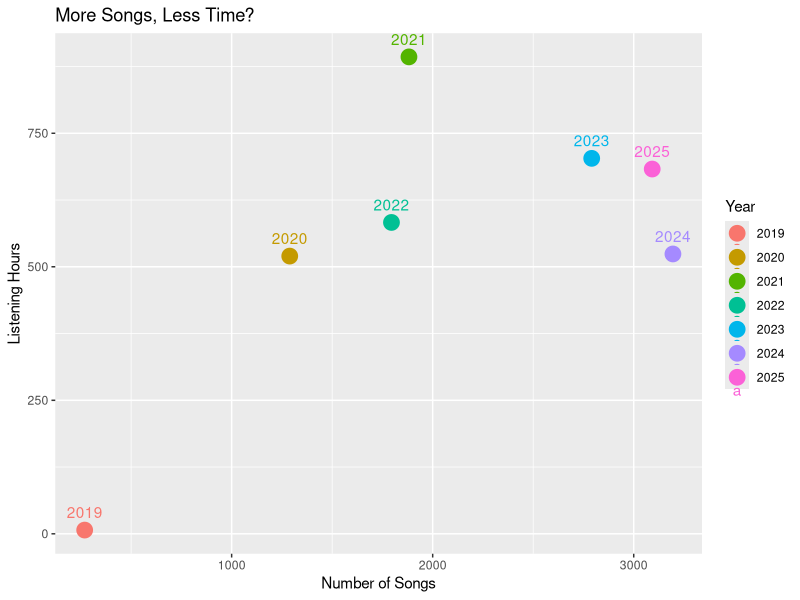
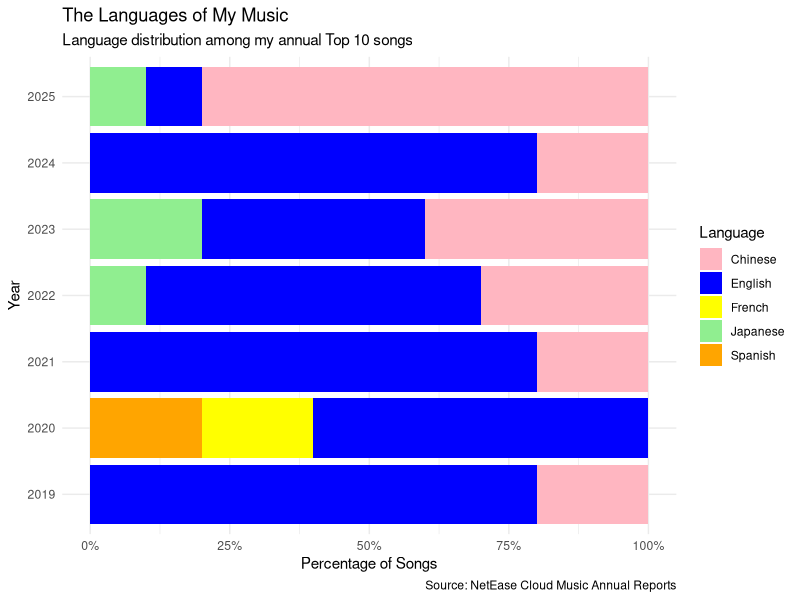
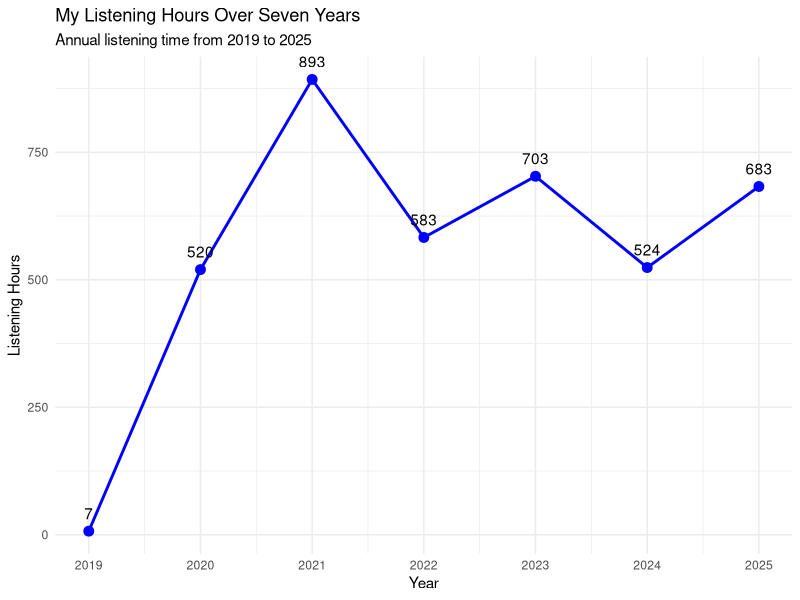
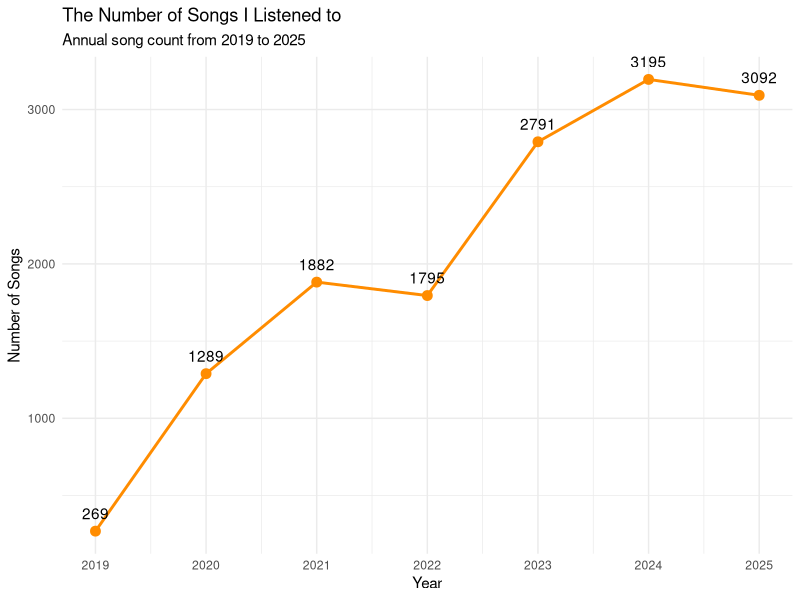
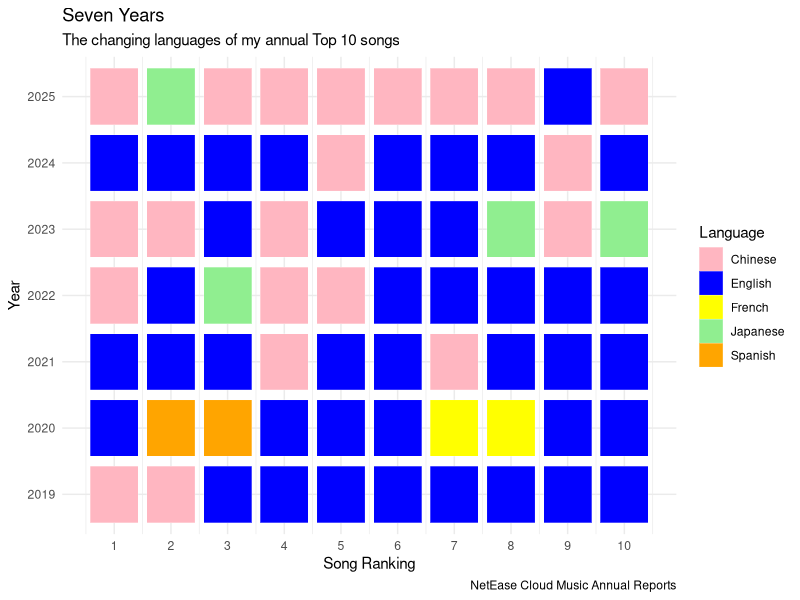

The R source for these figures, in order:
## ---- chunk 1
library(tidyverse)

annual <- read_csv("my_annual_songs_report.csv")
songs <- read_csv("my_top10_songs.csv")
## ---- chunk 2
ggplot(annual, aes(x = annual_song_count,
                   y = listening_hours,
                   color = factor(year))) +
  geom_point(size = 5) +
  geom_text(aes(label = year), vjust = -1) +
  labs(
    title = "More Songs, Less Time?",
    x = "Number of Songs",
    y = "Listening Hours",
    color = "Year"
  )
## ---- chunk 3

ggplot(songs, aes(x = factor(year),
                  fill = language)) +
  geom_bar(position = "fill") +
  coord_flip() +
  scale_y_continuous(
    labels = scales::percent
  ) +
  scale_fill_manual(values = c(
    "Chinese" = "lightpink",
    "English" = "blue",
    "Japanese" = "lightgreen",
    "French" = "yellow",
    "Spanish" = "orange"
  )) +
  labs(
    title = "The Languages of My Music",
    subtitle = "Language distribution among my annual Top 10 songs",
    x = "Year",
    y = "Percentage of Songs",
    fill = "Language",
    caption = "Source: NetEase Cloud Music Annual Reports"
  ) +
  theme_minimal()

## ---- chunk 4

# Show how my total listening time changed each year (Annual listening hours)

ggplot(annual, aes(x = year, y = listening_hours)) +
  geom_line(color = "blue", linewidth = 1) +
  geom_point(color = "blue", size = 3) +
  geom_text(aes(label = listening_hours), vjust = -1) +
  scale_x_continuous(breaks = 2019:2025) +
  labs(
    title = "My Listening Hours Over Seven Years",
    subtitle = "Annual listening time from 2019 to 2025",
    x = "Year",
    y = "Listening Hours"
  ) +
  theme_minimal()

## ---- chunk 5

# Show how the number of songs I listened to changed each year

ggplot(annual, aes(x = year, y = annual_song_count)) +
  geom_line(color = "darkorange", linewidth = 1) +
  geom_point(color = "darkorange", size = 3) +
  geom_text(aes(label = annual_song_count), vjust = -1) +
  scale_x_continuous(breaks = 2019:2025) +
  labs(
    title = "The Number of Songs I Listened to",
    subtitle = "Annual song count from 2019 to 2025",
    x = "Year",
    y = "Number of Songs"
  ) +
  theme_minimal()

## ---- chunk 6
ggplot(songs, aes(x = rank,
                  y = factor(year),
                  fill = language)) +
  geom_tile(width = 0.85, height = 0.85, color = "white") +
  scale_x_continuous(breaks = 1:10) +
  scale_fill_manual(values = c(
    "Chinese" = "lightpink",
    "English" = "blue",
    "Japanese" = "lightgreen",
    "French" = "yellow",
    "Spanish" = "orange"
  )) +
  labs(
    title = "Seven Years",
    subtitle = "The changing languages of my annual Top 10 songs",
    x = "Song Ranking",
    y = "Year",
    fill = "Language",
    caption = "NetEase Cloud Music Annual Reports"
  ) +
  theme_minimal()
